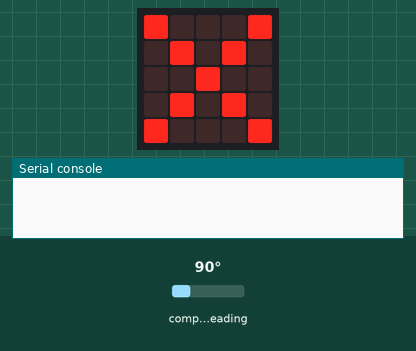
Simulated run of this program. Board: BBC micro:bit running MicroPython. On the bench: the board's 5×5 LED display, the last lines printed to the serial console. The inputs (shaded band) are chosen by the test bench; at power-on: compass heading 90°. No radio messages arrive unless stated (any console line starting 'radio sent:' is added by the test bench); the compass is already calibrated.

Above: at 5.0 s.
5.1 s: compass heading set to 11°
6.6 s: compass heading set to 8°
At 7.1 s:
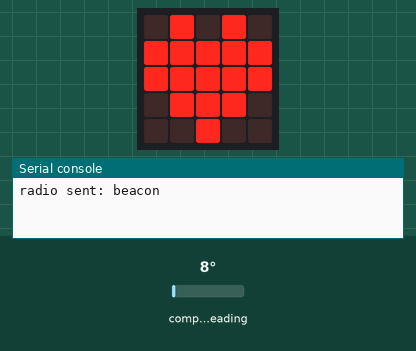
Timing chart, 0 to 9.6 s (numbered marks = the images above; inputs shaded):
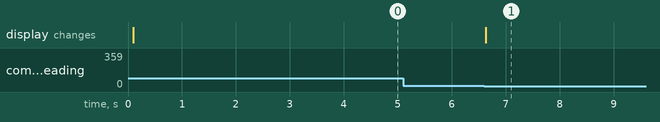

The program:

Beacon.py
```python
from microbit import *
import radio

radio.config(group=42)
radio.on()
compass.calibrate()

while True:
    heading = compass.heading()
    if heading < 10 or heading > 350:
        display.show(Image.YES)
        break
    else:
        display.show(Image.NO)
    sleep(100)

while True:
    radio.send("beacon")
    display.show(Image.HEART)
    sleep(500)
```

Measured:
- the behaviour switches between 10 and 9° on compass heading (found by bisection; images 0 and 1)
- after the input at 5.1 s, every drawn part: stays the same
- after the input at 6.6 s, the display: changes at once (image 1)
